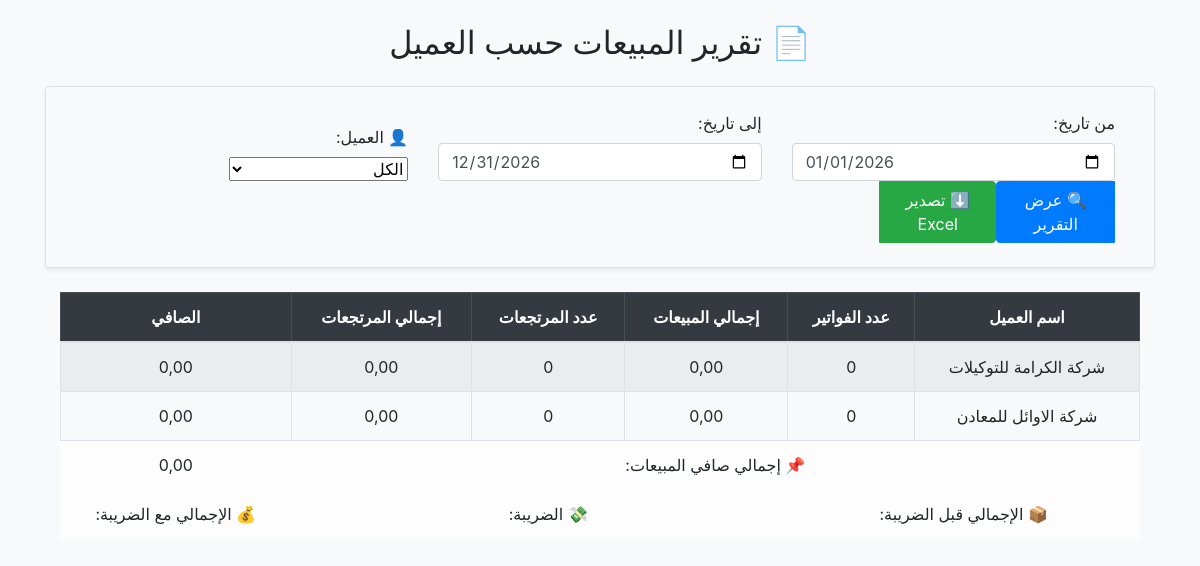
The page /sales/reports/sales-by-customer/ on the database its author committed.
### sales/models.py (models this page shows, shortened)
class Customer(models.Model):
    code = models.CharField(max_length=20, unique=True, blank=True)
    name = models.CharField(max_length=100)
    tax_number = models.CharField(max_length=50, verbose_name="الرقم الضريبي", blank=True, null=True)
    group = models.ForeignKey(CustomerGroup, on_delete=models.CASCADE)
    opening_debit = models.DecimalField(max_digits=10, decimal_places=2, default=0)
    opening_credit = models.DecimalField(max_digits=10, decimal_places=2, default=0)
    phone = models.CharField(max_length=50, blank=True, null=True)
    email = models.EmailField(blank=True, null=True)
    address = models.CharField(max_length=50, blank=True, null=True)
    account = models.ForeignKey(Account, on_delete=models.PROTECT, related_name='customers_account', verbose_name="حساب العميل")
    sales_account = models.ForeignKey(Account, on_delete=models.PROTECT, related_name='customers_sales_account', verbose_name="حساب المبيعات")
    vat_account = models.ForeignKey(Account, on_delete=models.PROTECT, related_name='customers_vat_account', verbose_name="حساب الضريبة")
    cost_of_sales_account = models.ForeignKey(Account, on_delete=models.SET_NULL, null=True, blank=True, related_name='cost_of_sales_customers', verbose_name="حساب تكلفة البضاعة المباعة")
    class Meta:
        verbose_name = "عميل"
        verbose_name_plural = "العملاء"

### sales/views.py (the view, shortened to what this page needs)
# urls.py: path('reports/sales-by-customer/', sales_by_customer_report_view, name='sales_by_customer_report'),
def sales_by_customer_report_view(request):
    customers = Customer.objects.all()
    customer_id = request.GET.get("customer")
    date_from = request.GET.get("from_date") or "2026-01-01"
    date_to = request.GET.get("to_date") or "2026-12-31"
    sales_qs = SalesInvoice.objects.filter(date__range=(date_from, date_to))
    returns_qs = SalesReturn.objects.filter(date__range=(date_from, date_to))
    if customer_id:
        sales_qs = sales_qs.filter(customer_id=customer_id)
        returns_qs = returns_qs.filter(customer_id=customer_id)
    report_data = []
    customers_filtered = customers.filter(id=customer_id) if customer_id else customers
    total_net = 0
    for cust in customers_filtered:
        cust_sales = sales_qs.filter(customer=cust)
        cust_returns = returns_qs.filter(customer=cust)
        sales_total = cust_sales.aggregate(total=Sum('total_with_tax_value'))['total'] or 0
        returns_total = cust_returns.aggregate(total=Sum('total_with_tax_value'))['total'] or 0
        invoice_count = cust_sales.count()
        return_count = cust_returns.count()
        net_total = sales_total - returns_total
        report_data.append({
            'customer': cust.name,
            'invoice_count': invoice_count,
            'sales_total': sales_total,
            'return_count': return_count,
            'returns_total': returns_total,
            'net_total': net_total,
        })
        total_net += net_total
    return render(request, "sales/reports/sales_by_customer_report.html", {
        'report_data': report_data,
        'total_amount': total_net,
        'customers': customers,
        'selected_customer': int(customer_id) if customer_id else None,
        'from_date': date_from,
        'to_date': date_to,
    })

### dist/sales/templates/sales/reports/sales_by_customer_report.html (shortened to what this page needs)
{% extends "base.html" %}
{% block content %}
<div class="container mt-4">
    <h2 class="mb-4 text-center">📄 تقرير المبيعات حسب العميل</h2>
    <form method="get" class="row gy-3 gx-4 align-items-end mb-4 bg-light p-4 rounded shadow-sm border">
        <div class="col-md-4">
            <label class="form-label fw-bold">من تاريخ:</label>
            <input type="date" name="from_date" value="{{ from_date|default:'2026-01-01' }}" class="form-control">
        </div>
        <div class="col-md-4">
            <label class="form-label fw-bold">إلى تاريخ:</label>
            <input type="date" name="to_date" value="{{ to_date|default:'2026-12-31' }}" class="form-control">
        </div>
        <div class="col-md-3">
            <label class="form-label fw-bold">👤 العميل:</label>
            <select name="customer" class="form-select">
                <option value="">الكل</option>
            </select>
        </div>
        <div class="col-md-3 text-end">
            <div class="btn-group mt-3 mt-md-0">
                <button type="submit" class="btn btn-primary px-4">🔍 عرض التقرير</button>
                <a href="?date_from={{ date_from }}&date_to={{ date_to }}{% if selected_customer %}&customer={{ selected_customer }}{% endif %}&export=excel" class="btn btn-success px-4">
                    ⬇️ تصدير Excel
                </a>
            </div>
        </div>
    </form>
    <div class="table-responsive">
        <table class="table table-bordered table-hover table-striped align-middle text-center">
            <thead class="table-dark text-center">
                <tr>
                    <th>اسم العميل</th>
                    <th>عدد الفواتير</th>
                    <th>إجمالي المبيعات</th>
                    <th>عدد المرتجعات</th>
                    <th>إجمالي المرتجعات</th>
                    <th>الصافي</th>
                </tr>
            </thead>
            <tbody>
                {% for row in report_data %}
                    <tr>
                        <td>{{ row.customer }}</td>
                        <td>{{ row.invoice_count }}</td>
                        <td class="text-end">{{ row.sales_total|floatformat:2 }}</td>
                        <td>{{ row.return_count }}</td>
                        <td class="text-end">{{ row.returns_total|floatformat:2 }}</td>
                        <td class="text-end fw-bold">{{ row.net_total|floatformat:2 }}</td>
                    </tr>
                {% empty %}
                    <tr>
                        <td colspan="6" class="text-muted text-center">لا توجد بيانات</td>
                    </tr>
                {% endfor %}
            </tbody>
            <tfoot class="table-light fw-bold">
                <tr>
                    <td colspan="5" class="text-end">📌 إجمالي صافي المبيعات:</td>
                    <td class="text-end">{{ total_amount|floatformat:2 }}</td>
                </tr>
                <tr>
                    <td colspan="2" class="text-end">📦 الإجمالي قبل الضريبة:</td>
                    <td class="text-end">{{ totals.total_before_tax|floatformat:2 }}</td>
                    <td class="text-end">💸 الضريبة:</td>
                    <td class="text-end">{{ totals.tax_amount|floatformat:2 }}</td>
                    <td class="text-end">💰 الإجمالي مع الضريبة: {{ totals.total_with_tax|floatformat:2 }}</td>
                </tr>
            </tfoot>
        </table>
    </div>
</div>
{% endblock %}

### rows shown on the page
Customer: customer "شركة الكرامة للتوكيلات"
Customer: customer "شركة الاوائل للمعادن"

### other values the page prints
{{ row.invoice_count }} "0" "0"
{{ row.sales_total|floatformat:2 }} "0,00" "0,00"
{{ row.return_count }} "0" "0"
{{ row.returns_total|floatformat:2 }} "0,00" "0,00"
{{ row.net_total|floatformat:2 }} "0,00" "0,00"
{{ total_amount|floatformat:2 }} "0,00"
